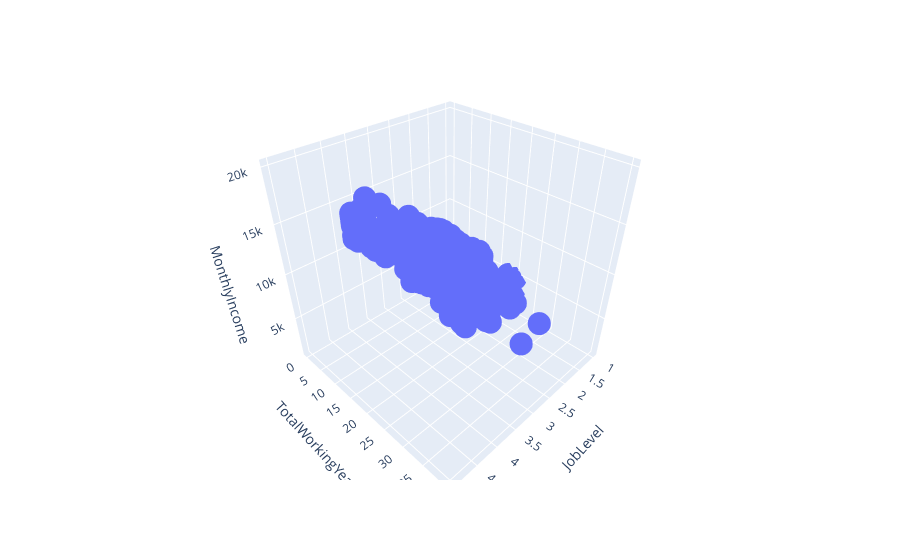

Notebook source saved alongside this figure:
### Code cell
# default test_size is 0.2 and the test_shape is 42 as default
slr.show_model(df, ['JobLevel', 'TotalWorkingYears'], ['MonthlyIncome'], test_size=0.25)

### Figure 1 — Plotly figure (JSON) as saved in the notebook; plotly's stock layout.template omitted (floating-point values rounded to 4 significant figures; data arrays with more than 128 entries replaced by an {"elided": "..."} marker saying what was removed)
{"data": [{"hovertemplate": "JobLevel=%{x}<br>TotalWorkingYears=%{y}<br>MonthlyIncome=%{z}<extra></extra>", "legendgroup": "", "marker": {"color": "#636efa", "symbol": "circle"}, "mode": "markers", "name": "", "scene": "scene", "showlegend": false, "type": "scatter3d", "x": {"elided": "1470 int values"}, "y": {"elided": "1470 int values"}, "z": {"elided": "1470 int values"}}], "layout": {"legend": {"tracegroupgap": 0}, "margin": {"t": 60}, "scene": {"domain": {"x": [0, 1], "y": [0, 1]}, "xaxis": {"title": {"text": "JobLevel"}}, "yaxis": {"title": {"text": "TotalWorkingYears"}}, "zaxis": {"title": {"text": "MonthlyIncome"}}}}}
